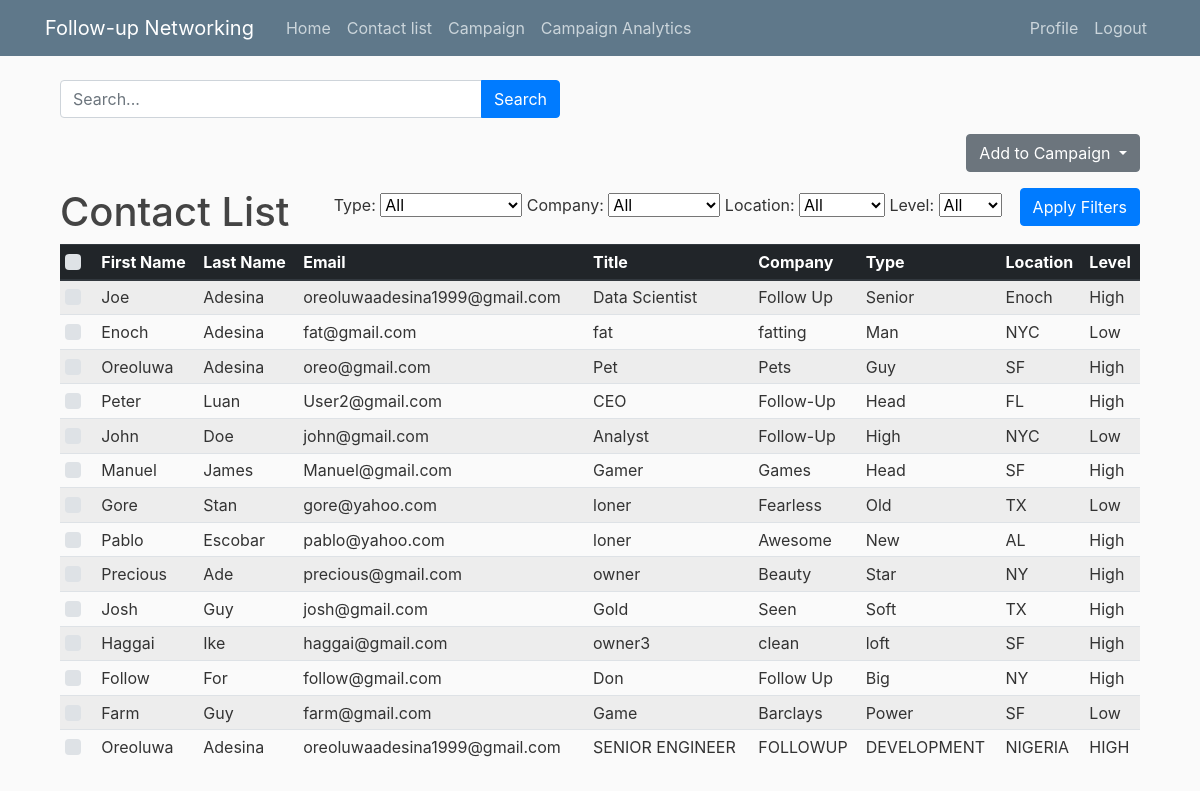
The app's page /contact-list/ (signed in) with its own data.
### contacts/models.py (models this page shows, shortened)
class Contact(models.Model):
    first_name = models.CharField(max_length=50, default='None', db_index=True)
    last_name = models.CharField(max_length=50, default='None', db_index=True)
    email = models.EmailField()
    title = models.CharField(max_length=100, default='No Title', db_index=True)
    company = models.CharField(max_length=100, default='No Company', db_index=True)
    type = models.CharField(max_length=100, default='None', db_index=True)
    location = models.CharField(max_length=100, db_index=True)
    level = models.CharField(max_length=100, default='None', db_index=True)
    class Meta:
        verbose_name = "Contact"

### contacts/views.py (the view, shortened to what this page needs)
# urls.py: path('contact-list/', views.contact_list, name='contact-list'),
@login_required
def contact_list(request):
    user_campaigns = Campaign.objects.filter(user=request.user)
    campaign_names = list(user_campaigns.values_list('name', flat=True))
    distinct_types = Contact.objects.order_by('type').values_list('type', flat=True).distinct()
    distinct_companies = Contact.objects.order_by('company').values_list('company', flat=True).distinct()
    distinct_locations = Contact.objects.order_by('location').values_list('location', flat=True).distinct()
    distinct_levels = Contact.objects.order_by('level').values_list('level', flat=True).distinct()
    contacts = Contact.objects.all()
    query = request.GET.get('q')
    type_filter = request.GET.get('typeFilter')
    company_filter = request.GET.get('companyFilter')
    location_filter = request.GET.get('locationFilter')
    level_filter = request.GET.get('levelFilter')
    filter_conditions = Q()
    if type_filter:
        filter_conditions &= Q(type__icontains=type_filter)
    if company_filter:
        filter_conditions &= Q(company__icontains=company_filter)
    if location_filter:
        filter_conditions &= Q(location__icontains=location_filter)
    if level_filter:
        filter_conditions &= Q(level__icontains=level_filter)
    contacts = contacts.filter(filter_conditions)
    return render(request, 'contact_list.html', {
        'contacts': contacts,
        'distinct_types': distinct_types,
        'distinct_companies': distinct_companies,
        'distinct_locations': distinct_locations,
        'distinct_levels': distinct_levels,
        'campaign_names': campaign_names,
        'query': query,  # Pass the query to the template for display
    })

### contacts/templates/contact_list.html (shortened to what this page needs)
{% extends 'base.html' %}
{% block content %}
<div class="container mt-4">
    <form class="form-inline" method="get" action="{% url 'contact-list' %}">
        <div class="input-group" style="width: 500px;">
            <input type="text" class="form-control" name="q" id="q" placeholder="Search...">
            <div class="input-group-append">
                <button type="submit" class="btn btn-primary">Search</button>
            </div>
        </div>
    </form>
    <form id="contactListForm" method="post" action="{% url 'contact-list' %}">
        <div class="d-flex justify-content-end mt-3 mb-3">
            <div class="ml-2">
                <div class="dropdown">
                    <button class="btn btn-secondary dropdown-toggle" type="button" id="addCampaignDropdown" data-toggle="dropdown" aria-haspopup="true" aria-expanded="false">
                        Add to Campaign
                    </button>
                </div>
            </div>
        </div>
        <div class="filter-menu float-right">
            <label for="typeFilter">Type:</label>
            <select id="typeFilter">
                <option value="">All</option>
            </select>
            <label for="companyFilter">Company:</label>
            <select id="companyFilter">
                <option value="">All</option>
            </select>
            <label for="locationFilter">Location:</label>
            <select id="locationFilter">
                <option value="">All</option>
            </select>
            <label for="levelFilter">Level:</label>
            <select id="levelFilter">
                <option value="">All</option>
            </select>
            <button id="applyFilterButton" class="btn btn-primary">Apply Filters</button>
        </div>
        <h1>Contact List</h1>
        <table class="table table-striped table-sm">
            <thead class="thead-dark">
                <tr>
                    <th scope="col">
                        <div class="text-center">
                            <div class="custom-control custom-checkbox">
                            </div>
                        </div>
                    </th>
                    <th scope="col">First Name</th>
                    <th scope="col">Last Name</th>
                    <th scope="col">Email</th>
                    <th scope="col">Title</th>
                    <th scope="col">Company</th>
                    <th scope="col">Type</th>
                    <th scope="col">Location</th>
                    <th scope="col">Level</th>
                </tr>
            </thead>
            <tbody id="contactTableBody">
                {% for contact in contacts %}
                <tr class="contact-row" data-id="{{ contact.id }}">
                    <td>
                        <div class="text-center">
                            <div class="custom-control custom-checkbox">
                            </div>
                        </div>
                    </td>
                    <td>{{ contact.first_name }}</td>
                    <td>{{ contact.last_name }}</td>
                    <td>{{ contact.email }}</td>
                    <td>{{ contact.title }}</td>
                    <td>{{ contact.company }}</td>
                    <td>{{ contact.type }}</td>
                    <td>{{ contact.location }}</td>
                    <td>{{ contact.level }}</td>
                </tr>
                {% endfor %}
            </tbody>
        </table>
    </form>
</div>
{% endblock %}

### contacts/static/main.css (style rules this page uses)
body { background: #fafafa; color: #333333; margin-top: 5rem; }
h1, h2, h3, h4, h5, h6 { color: #444444; }

### records on screen
Contact: first_name "Joe", last_name "Adesina", email "oreoluwaadesina1999@gmail.com", title "Data Scientist", company "Follow Up", type "Senior", location "Enoch", level "High"
Contact: first_name "Enoch", last_name "Adesina", email "fat@gmail.com", title "fat", company "fatting", type "Man", location "NYC", level "Low"
Contact: first_name "Oreoluwa", last_name "Adesina", email "oreo@gmail.com", title "Pet", company "Pets", type "Guy", location "SF", level "High"
Contact: first_name "Peter", last_name "Luan", email "User2@gmail.com", title "CEO", company "Follow-Up", type "Head", location "FL", level "High"
Contact: first_name "John", last_name "Doe", email "john@gmail.com", title "Analyst", company "Follow-Up", type "High", location "NYC", level "Low"
Contact: first_name "Manuel", last_name "James", email "Manuel@gmail.com", title "Gamer", company "Games", type "Head", location "SF", level "High"
Contact: first_name "Gore", last_name "Stan", email "gore@yahoo.com", title "loner", company "Fearless", type "Old", location "TX", level "Low"
Contact: first_name "Pablo", last_name "Escobar", email "pablo@yahoo.com", title "loner", company "Awesome", type "New", location "AL", level "High"
Contact: first_name "Precious", last_name "Ade", email "precious@gmail.com", title "owner", company "Beauty", type "Star", location "NY", level "High"
Contact: first_name "Josh", last_name "Guy", email "josh@gmail.com", title "Gold", company "Seen", type "Soft", location "TX", level "High"
Contact: first_name "Haggai", last_name "Ike", email "haggai@gmail.com", title "owner3", company "clean", type "loft", location "SF", level "High"
Contact: first_name "Follow", last_name "For", email "follow@gmail.com", title "Don", company "Follow Up", type "Big", location "NY", level "High"
Contact: first_name "Farm", last_name "Guy", email "farm@gmail.com", title "Game", company "Barclays", type "Power", location "SF", level "Low"
Contact: first_name "Oreoluwa", last_name "Adesina", email "oreoluwaadesina1999@gmail.com", title "SENIOR ENGINEER", company "FOLLOWUP", type "DEVELOPMENT", location "NIGERIA", level "HIGH"
